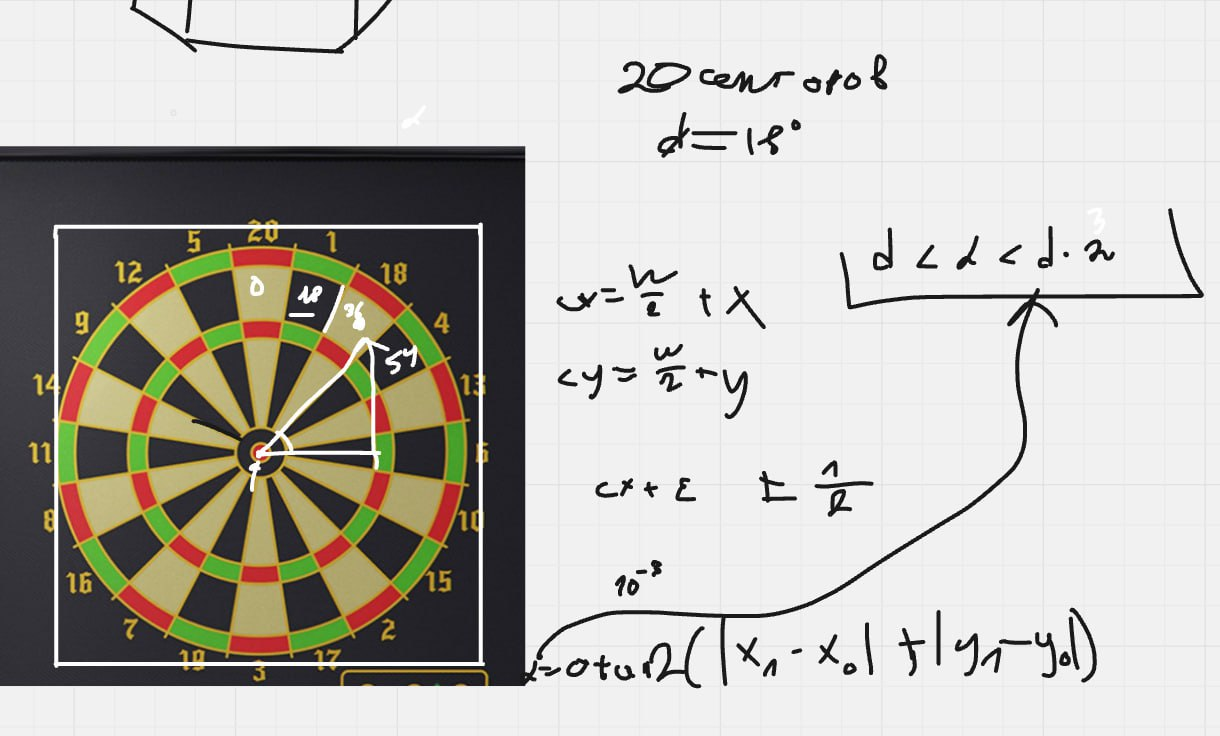
#> input picture img.png, 1220 x 736 px
$ python -i '!summative d дартс.py'   (imports and definitions only)
#> lines starting #> are read from the running program, lines starting #| are printed output that depends on the picture; after the words box and inside, x2 and y2 are one past the last pixel; in counts of white or black regions, pixels touching at a corner belong together
#> further down, picture is the input picture: shape (736, 1220, 3); mean B, G, R 179.9, 186.4, 188.9
import cv2
import numpy as np
import tkinter as tk
from tkinter import font

def start_detection(event=None):
    root.destroy()
    print("Запуск основной программы (просим немного подождать, камера разогревается)")

# [4 lines not run here, left out]

title_font = font.Font(family="Arial", size = 18, weight="bold")
text_font = font.Font(family="Arial", size  =14)
key_font = font.Font(family="Arial", size = 16, weight="bold")

# [7 lines that did not run here, left out]
# [1 line not run here, left out]

# [1 line that did not run here, left out]
# [1 line not run here, left out]

instructions = [
    "1. Расположите мишень строго по центру и без наклонов",
    "2. Мишень и камера должны находиться в неподвижном состоянии",
    "3. Поставьте камеру так, чтобы мишень полностью входила в кадр,\n    но не была слишком далеко",
    "4. После запуска программы кликните мышкой на сектор 20",
    "5. Разбейтесь на две команды и приготовьте хорошее настроение!"
]

# [11 lines not run here, left out]

# [1 line that did not run here, left out]
# [1 line not run here, left out]

# [11 lines that did not run here, left out]
# [6 lines not run here, left out]
# [1 line that did not run here, left out]
# [1 line that did not run here, left out]
# [1 line that did not run here, left out]
# [1 line that did not run here, left out]
# [3 lines not run here, left out]
class dartboard:
    def __init__(self):

        self.center = None #центр мишени
        self.radius = None #радиус яблочка
        self.last_hit = None #координаты последнего удра

        self.rbull = 22 #настройка радиусов для видео
        self.rbullo = 41
        self.rsinner = 260
        self.rtriple = 300
        self.rsouter = 430
        self.rdouble = 470

        self.bull_coef = 1.0
        self.bullo_coef = 1.9
        self.sinner_coef = 12.0
        self.triple_coef = 13.8
        self.souter_coef = 19.5
        self.double_coef = 21.4


        # детектим что, дротик остановился
        self.stable_frames = 0  #стабильные кадры
        self.stable_point = None  #точка, куда попал дротик
        self.hits = []

        self.angle = [20, 1, 18, 4, 13, 6, 10, 15, 2, 17, 3, 19, 7, 16, 8, 11, 14, 9, 12, 5] #порядок секторов по часовой
        self.pogr = 0 #смещение двадцатки по углу на видео

        self.team1_score = 0
        self.team2_score = 0
        self.pframe = None #предыдущий кадр для сравнения

    # [7 lines left out: function is_new_hit, not called in this run]

    def detect_red(self, frame):# нахождения яблочка с помощью накладывания красной маски
        hsv = cv2.cvtColor(frame, cv2.COLOR_BGR2HSV)
#> hsv: shape (736, 1220, 3); mean H, S, V 28.1, 23.7, 191.2

        lower1 = np.array([0, 120, 70])
        upper1 = np.array([10, 255, 255])

        lower2 = np.array([170, 120, 70])
        upper2 = np.array([180, 255, 255])

        mask1 = cv2.inRange(hsv, lower1, upper1)
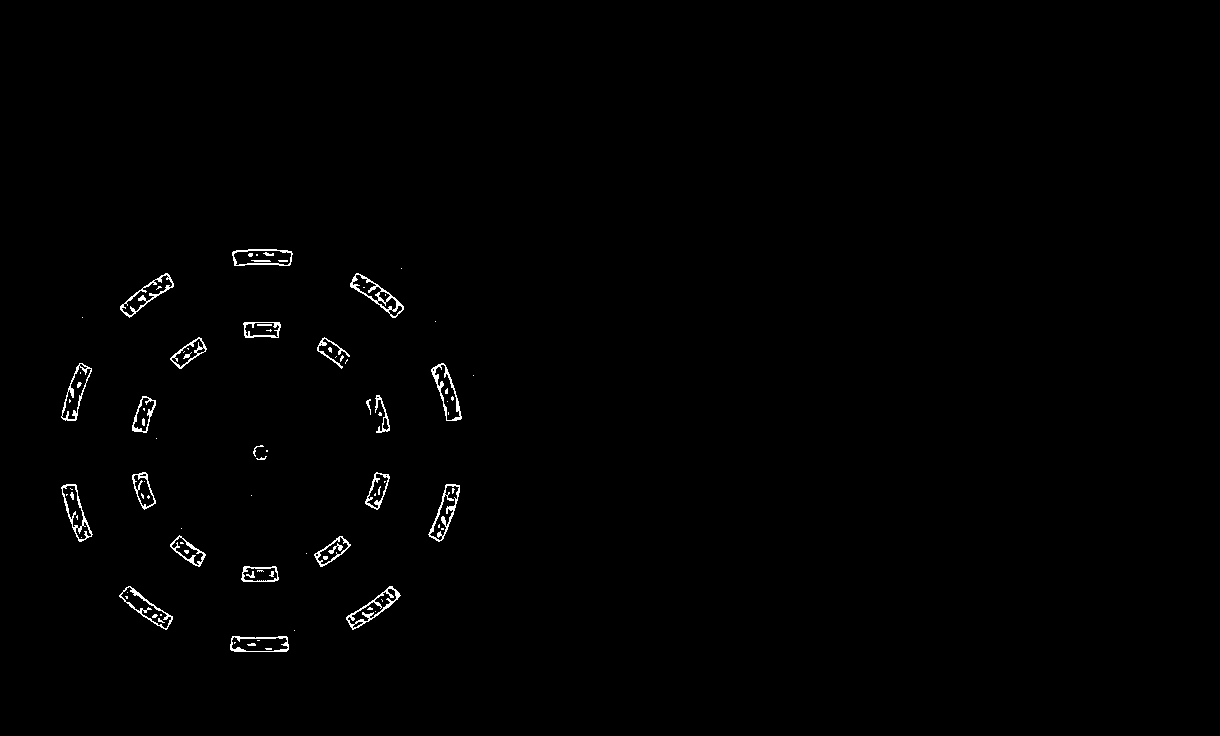
#> mask1: shape (736, 1220); 0.72% white in thin lines or dots, all inside (x1, y1, x2, y2) = (61, 249, 474, 652)
        mask2 = cv2.inRange(hsv, lower2, upper2)
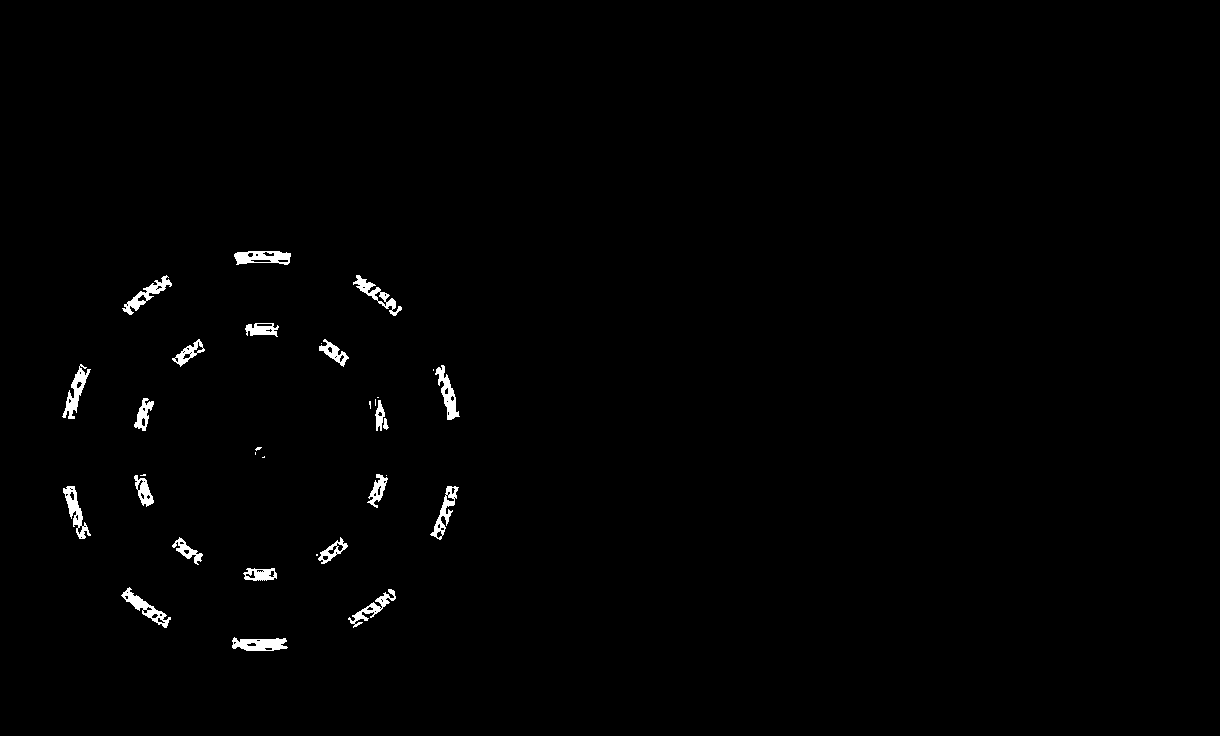
#> mask2: shape (736, 1220); 0.89% white; 32 white regions (11 under 20 px), largest, box (x1, y1, x2, y2) and area: (234, 251, 291, 265) 553, (232, 637, 288, 651) 551, (62, 364, 91, 419) 532

        mask = mask1 | mask2
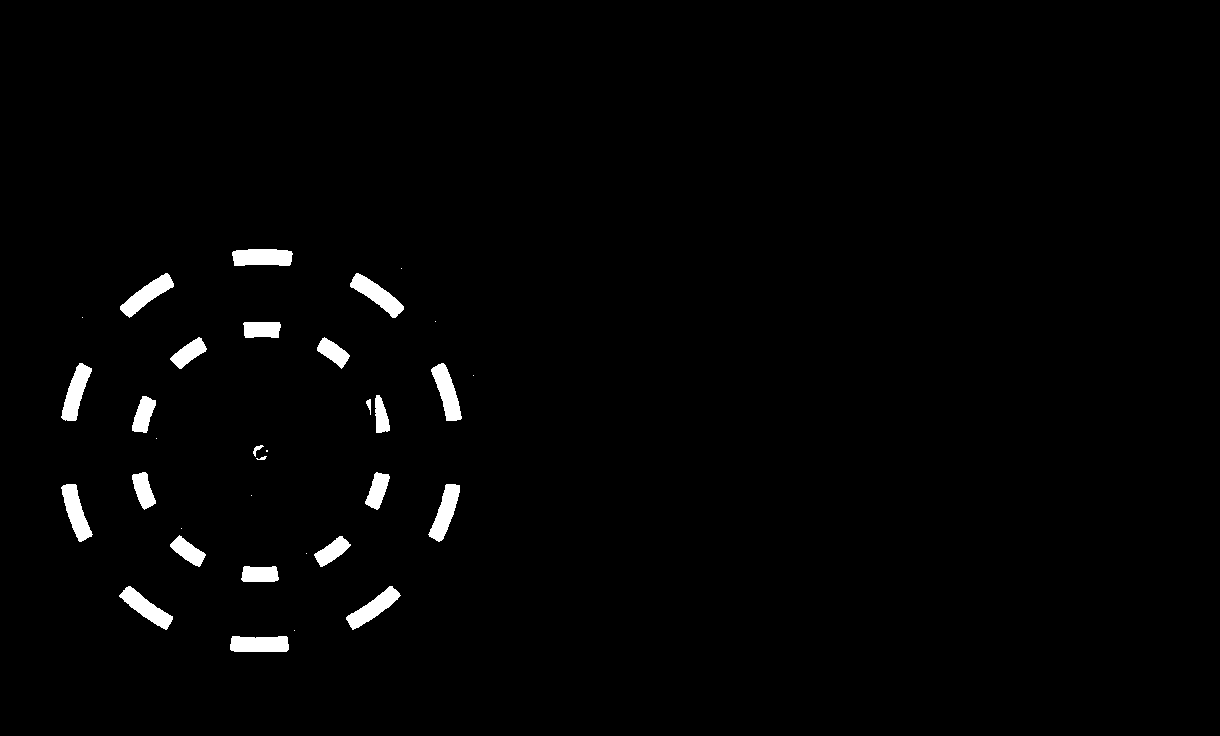
#> mask: shape (736, 1220); 1.6% white; 33 white regions (10 under 20 px), largest, box (x1, y1, x2, y2) and area: (350, 273, 404, 318) 933, (232, 249, 293, 266) 928, (431, 363, 462, 421) 909

        k = np.ones((5, 5), np.uint8)
        mask = cv2.morphologyEx(mask, cv2.MORPH_CLOSE, k)
        mask = cv2.morphologyEx(mask, cv2.MORPH_OPEN, k)
#> mask: shape (736, 1220); 1.6% white; 20 white regions

        contours, _ = cv2.findContours(mask, cv2.RETR_EXTERNAL, cv2.CHAIN_APPROX_SIMPLE)
#> contours = 20 contours; largest, box (x1, y1, x2, y2) and area: (351, 274, 403, 317) 858, (233, 249, 292, 266) 850, (432, 364, 461, 421) 832, (121, 274, 173, 316) 826, (429, 484, 460, 541) 824

        h, w = frame.shape[:2]
#> h = 736; w = 1220
        cx, cy = w // 2, h // 2
#> cx = 610; cy = 368

        b = None
        bdist = 1e9

        for c in contours:

            s = cv2.contourArea(c)

            if s < 200: #слишком маленькие не подходят
                continue

            (x, y), r = cv2.minEnclosingCircle(c)

            if r < 8 or r > 40:
                continue

            dist = np.hypot(x - cx, y - cy) #расстояние от центра

            if dist < bdist:
                bdist = dist
                b = (int(x), int(y), int(r))
#> this loop made 20 passes
#> (s, x, y, r, dist, bdist, b) on passes 1, 2, 5, 7, 13: (809, 259, 645.4, 29.23, 447.4, 447.4, (259, 645, 29)), (812.5, 374, 609, 29.41, 337.3, 337.3, (374, 609, 29)), (492.5, 332.5, 551.7, 18.28, 332.8, 332.8, (332, 551, 18)), (824, 447.2, 512.4, 29.81, 217.6, 217.6, (447, 512, 29)), (832.5, 449, 391.5, 29.62, 162.7, 162.7, (449, 391, 29))
#> (s, x, y, r, dist) on passes 3, 4, 6, 8, 9, 10: (814, 145, 609, 29.07, 523.7), (485, 259.5, 574.8, 18.25, 407), (495, 186.6, 552.6, 18.29, 461.9), (820, 74.06, 512.1, 29.28, 555), (491, 378.1, 489.8, 18.65, 261.9), (487, 141.9, 489.9, 18.19, 483.7)
#> after the loop, bdist = 162.7

        if b is not None:
            self.center = (b[0], b[1])
#> self.center = (449, 391)
            self.radius = b[2]
#> self.radius = 29
            return True

        return False

    # [203 lines left out: functions detect_darts, calibrate, get_sector, get_zone, detect_team, register_score, not called in this run]

# [10 lines not run here, left out]

# [11 lines left out: function mouse, not called in this run]

# [2 lines not run here, left out]

board = dartboard()
cen = False

# [43 lines not run here, left out]

>>> import cv2
>>> picture = cv2.imread('img.png')
>>> result = dartboard().detect_red(picture)
#> result = True
